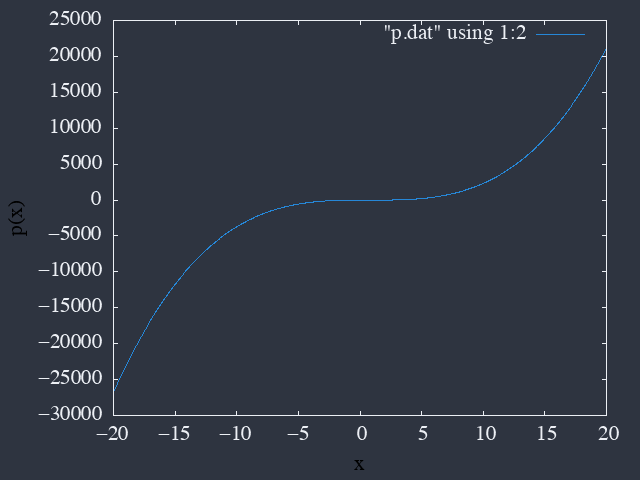

Here is the gnuplot script that generated this plot:
! python3 horner.py > p.dat

set terminal dumb ansi256
set xlabel "x"
set ylabel "p(x)"
plot "p.dat" using 1:2 with lines

call '../../scripts/set-png.gp' 'horner.png'
